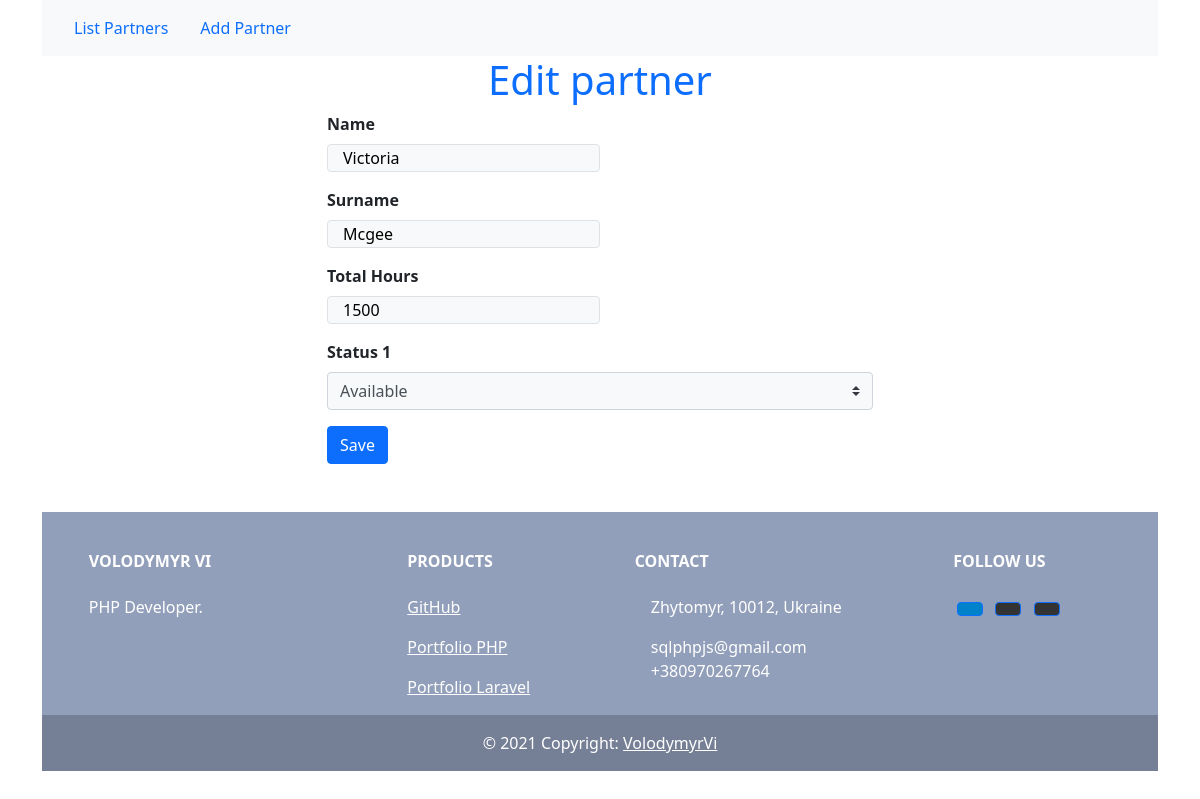
The page /edit.php?id=3 on the database its author committed.
### tables this page shows
CREATE TABLE `partners` (
  `id` int(11) NOT NULL,
  `name` varchar(100) NOT NULL,
  `surname` varchar(100) NOT NULL,
  `total_hours` int(11) NOT NULL DEFAULT '0',
  `status` tinyint(1) NOT NULL
);

### edit.php (the view, shortened to what this page needs)
<?php
require('/home/phpprogr/domains/phpprogrammer.in.ua/public_html/test/connect.php');
?>
<!DOCTYPE html>
<html lang="en">
<head>
    <link rel="stylesheet" href="https://cdn.jsdelivr.net/npm/bootstrap@4.6.0/dist/css/bootstrap.min.css">
    <link href="https://cdn.jsdelivr.net/npm/bootstrap@5.1.0/dist/css/bootstrap.min.css" rel="stylesheet">
</head>
<?php
$id = $_GET['id'];
$result = $mysqli->query("SELECT * FROM partners WHERE id=$id") or die($mysqli->error);
$partners = $result->fetch_all(MYSQLI_ASSOC);
?>
<body>
    <div class="container">
    <nav class="navbar navbar-expand-lg navbar-light bg-light">
            <ul class="nav nav-pills ">
                <li class="nav-item">
                    <a class="nav-link" aria-current="page" href="/">List Partners</a>
                </li>
                <li class="nav-item">
                    <a class="nav-link" href="/create.php">Add Partner</a>
                </li>
            </ul>
        </nav>
        <h1 class="text-center text-primary">Edit partner</h1>
        <div class="row justify-content-center align-items-center">
            <form class="col-md-6 col-md-offset-3" action="edit-api.php" method="POST">
            <?php foreach ($partners as $partner): ?>
                <div class="form-group mb-3 ">
                    <label class="font-weight-bold">Name</label> <br>
                    <input type="text" value="<?php echo $partner['name']; ?>" name="name" class="col-md-6 form-controll rounded border border-bottom bg-light" placeholder="Enter name" required>
                </div>
                <div class="form-group mb-3 ">
                    <label class="font-weight-bold">Surname</label><br>
                    <input type="text" value="<?php echo $partner['surname']; ?>" name="surname" class="col-md-6 form-controll rounded border border-bottom bg-light " placeholder="Enter surname" required>
                </div>
                <div class="form-group mb-3">
                    <label class="font-weight-bold">Total Hours</label><br>
                    <input type="number" min="0" value="<?php echo $partner['total_hours']; ?>" name="total_hours" class="col-md-6 form-controll rounded border border-bottom bg-light" placeholder="Enter surname">
                </div>
                <div class="form-group mb-3">
                    <label class="font-weight-bold">Status <?php echo $partner['status']; ?></label><br>
                    <select value="0" class="custom-select bg-light" name="status" id="status">
                        <option value="1" <?= ($partner['status'] == 1)? "selected" : "" ?>>Available</option>
                    </select>
                </div>
                <button type="submit" class="btn btn-primary" name="update" value="update">Save</button>
            <?php endforeach; ?>
            </form>
        </div>
    </div>
    <div class="container my-5">
        <footer class="text-center text-lg-start text-white" style="background-color: #929fba">
            <div class="container p-4 pb-0">
                <section class="">
                    <div class="row">
                        <div class="col-md-3 col-lg-3 col-xl-3 mx-auto mt-3">
                            <h6 class="text-uppercase mb-4 font-weight-bold">
                                Volodymyr Vi
                            </h6>
                            <p>
                                PHP Developer.
                            </p>
                        </div>
                        <div class="col-md-2 col-lg-2 col-xl-2 mx-auto mt-3">
                            <h6 class="text-uppercase mb-4 font-weight-bold">Products</h6>
                            <p>
                                <a href="https://github.com/VolodymyrVi" target="_blank" class="text-white">GitHub</a>
                            </p>
                            <p>
                                <a href="https://phpprogrammer.in.ua" target="_blank" class="text-white">Portfolio PHP</a>
                            </p>
                            <p>
                                <a class="text-white">Portfolio Laravel</a>
                            </p>
                        </div>
                        <div class="col-md-4 col-lg-3 col-xl-3 mx-auto mt-3">
                            <h6 class="text-uppercase mb-4 font-weight-bold">Contact</h6>
                            <p><i class="fas fa-home mr-3"></i> Zhytomyr, 10012, Ukraine</p>
                            <a href="mailto:sqlphpjs@gmail.com" style="text-decoration: none; color:white"><i class="fas fa-envelope mr-3"></i> sqlphpjs@gmail.com</a><br>
                            <a href="tel:+380970267764" style="text-decoration: none; color:white"><i class="mt-3 fas fa-phone mr-3"></i>+380970267764</a>
                        </div>
                        <div class="col-md-3 col-lg-2 col-xl-2 mx-auto mt-3">
                            <h6 class="text-uppercase mb-4 font-weight-bold">Follow us</h6>
                            <a class="btn btn-primary btn-floating m-1" style="background-color: #0082ca" href="https://www.linkedin.com/in/vlodymyrvi/" target="_blank" role="button"><i class="fab fa-linkedin-in"></i></a>
                            <a class="btn btn-primary btn-floating m-1" style="background-color: #333333" href="https://github.com/VolodymyrVi" target="_blank" role="button"><i class="fab fa-github"></i></a>
                            <a class="btn btn-primary btn-floating m-1" style="background-color: #333333" href="https://t.me/VolodymyrVi" target="_blank" role="button"><i class="fab fa-telegram"></i></a>
                        </div>
                    </div>
                </section>
            </div>
            <div class="text-center p-3" style="background-color: rgba(0, 0, 0, 0.2)">
                © 2021 Copyright:
                <a class="text-white" href="https://phpprogrammer.in.ua">VolodymyrVi</a>
            </div>
        </footer>
    </div>
</body>
</html>

### rows shown on the page
partners: name "Victoria", surname "Mcgee", total_hours "1500", status "1", status "Available"
